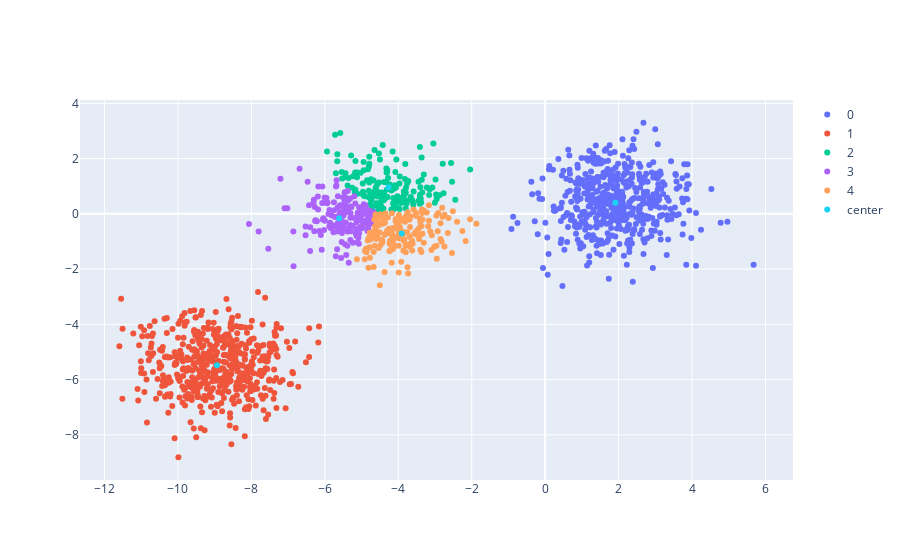

Notebook source saved alongside this figure:
### Code cell
kmeans = Kmeans(n_clusters=5)
tags = kmeans.run(xdf)
xdf['tag'] = tags
xs = []
ys = []
names = []
for tag in set(tags):
    xs.append(xdf[xdf.tag == tag].f0)
    ys.append(xdf[xdf.tag == tag].f1)
    names.append(tag)
###
names.append('center')
xs.append([line[0] for line in kmeans.centers])
ys.append([line[1] for line in kmeans.centers])

draw_scatters(xs, ys, names)

### Figure 1 — Plotly figure (JSON) as saved in the notebook; plotly's stock layout.template omitted (floating-point values rounded to 4 significant figures; data arrays with more than 128 entries replaced by an {"elided": "..."} marker saying what was removed)
{"data": [{"mode": "markers", "name": "0", "type": "scatter", "x": {"elided": "500 float values"}, "y": {"elided": "500 float values"}}, {"mode": "markers", "name": "1", "type": "scatter", "x": {"elided": "500 float values"}, "y": {"elided": "500 float values"}}, {"mode": "markers", "name": "2", "type": "scatter", "x": {"elided": "171 float values"}, "y": {"elided": "171 float values"}}, {"mode": "markers", "name": "3", "type": "scatter", "x": {"elided": "154 float values"}, "y": {"elided": "154 float values"}}, {"mode": "markers", "name": "4", "type": "scatter", "x": {"elided": "175 float values"}, "y": {"elided": "175 float values"}}, {"mode": "markers", "name": "center", "type": "scatter", "x": [1.912, -8.941, -4.268, -5.61, -3.907], "y": [0.4063, -5.481, 0.9631, -0.1619, -0.7152]}], "layout": {}}
